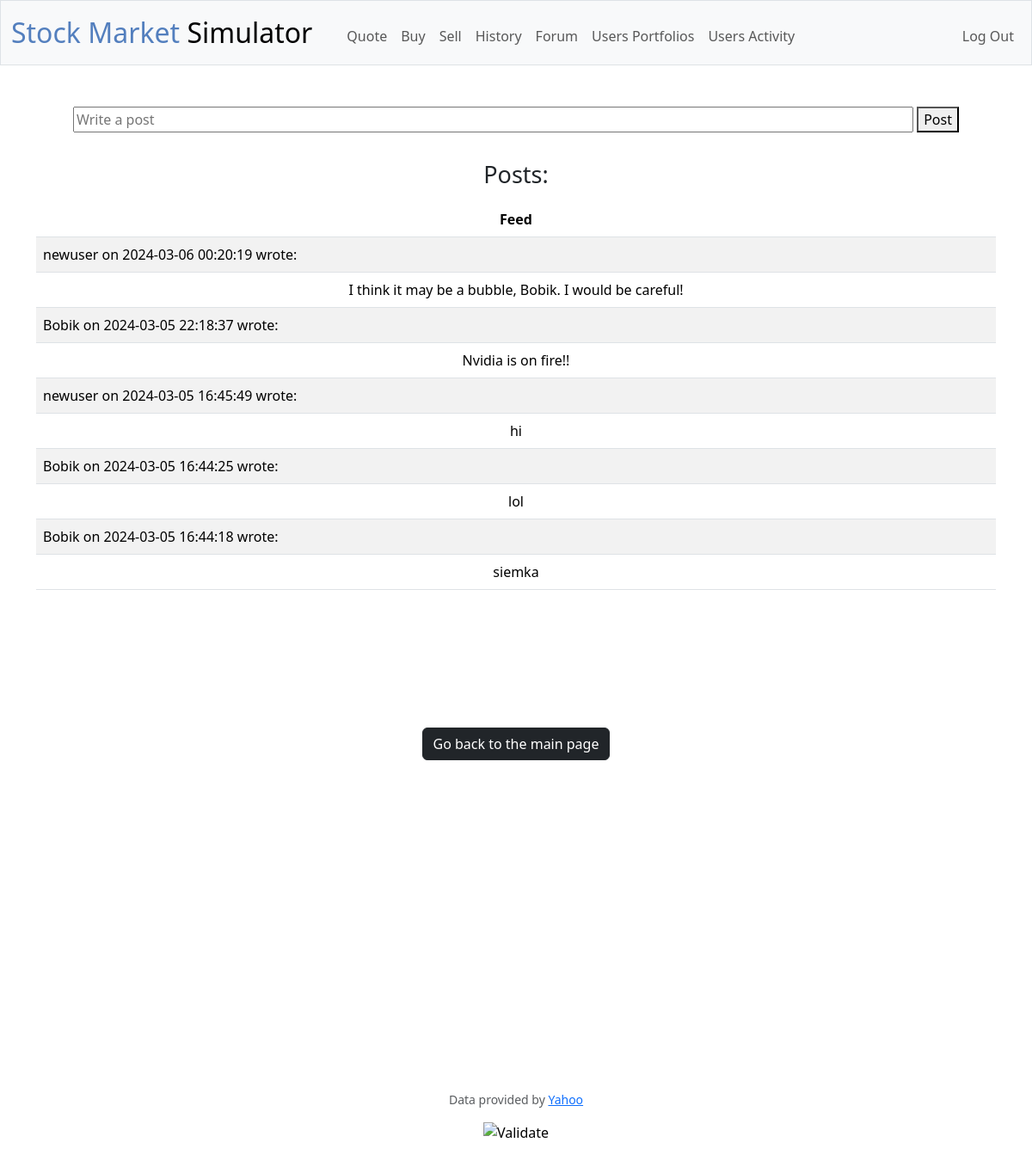
The page /Forum (signed in) on the database its author committed.
### tables this page shows
CREATE TABLE posts (
post_id INTEGER PRIMARY KEY AUTOINCREMENT NOT NULL,
user_id INTEGER NOT NULL,
username TEXT NOT NULL,
date datetime default CURRENT_TIMESTAMP,
content TEXT NOT NULL,
FOREIGN KEY(user_id) REFERENCES users(id)
);

### app.py (the view)
@app.route("/Forum", methods=["GET", "POST"])
@login_required
def post():
    if request.method == "POST":
        if not request.form.get("post"):
            return apology("In order to post, write at least one letter", 400)
        post_content = request.form.get("post")
        user = db.execute("SELECT username FROM users WHERE id = ?", session["user_id"] )[0]["username"]
        db.execute("INSERT INTO posts (user_id, username, content) VALUES(?, ?, ?)", session["user_id"], user, post_content)
        return redirect("/Forum")
    else:
        post_board = db.execute("SELECT content, date, username FROM posts ORDER BY date DESC")
        return render_template("forum.html", post_board=post_board)

### app.py (called while the page is built)
@app.after_request
def after_request(response):
    response.headers["Cache-Control"] = "no-cache, no-store, must-revalidate"
    response.headers["Expires"] = 0
    response.headers["Pragma"] = "no-cache"
    return response

### helpers.py (called while the page is built)
def login_required(f):
    @wraps(f)
    def decorated_function(*args, **kwargs):
        if session.get("user_id") is None:
            return redirect("/login")
        return f(*args, **kwargs)
    return decorated_function

### templates/forum.html (shortened to what this page needs)
{% extends "layout.html" %}
{% block main %}
    <form action="/Forum" method="post">
        <input autocomplete="off" autofocus name="post" placeholder="Write a post" size="100" type="text">
        <button type="submit">Post</button>
    </form>
    <br><br>
    <h2 class="title"> Posts: </h2>
    <br>
    <table class="table table-striped">
        <thead>
            <tr>
                <th>Feed</th>
            </tr>
        </thead>
        <tbody>
    {% for y in post_board %}
        <tr>
            <td class="text-start">{{y["username"]}} on {{y["date"]}} wrote:</td>
        </tr>
        <tr>
            <td class="col-sm-3">{{y["content"]}}
            </td>
        </tr>
    {% endfor %}
        </tbody>
    </table>
{% endblock %}

### static/styles.css (style rules this page uses)
.title { font-size: 27px; line-height: 1pt; }

### rows shown on the page
posts: username "newuser", date "2024-03-06 00:20:19", content "I think it may be a bubble, Bobik. I would be careful!"
posts: username "Bobik", date "2024-03-05 22:18:37", content "Nvidia is on fire!!"
posts: username "newuser", date "2024-03-05 16:45:49", content "hi"
posts: username "Bobik", date "2024-03-05 16:44:25", content "lol"
posts: username "Bobik", date "2024-03-05 16:44:18", content "siemka"
